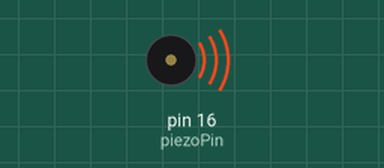
A sketch run on a simulated Arduino Uno, built with avr-gcc and run on an emulated ATmega328P. Shown: buzzer (waves = sounding).

Above: at 0.1 s.
At 13.2 s:
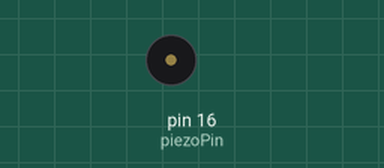
Timing chart, 0 to 14.7 s (numbered marks = the images above):
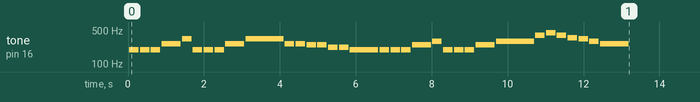

Measured:
- by itself, tone on pin 16 (piezoPin): plays 196 Hz for 0.25 s, 196 Hz for 0.25 s, 196 Hz for 0.25 s, 261 Hz for 0.50 s, 329 Hz for 0.25 s, 196 Hz for 0.25 s … (34 notes in this stretch)

The sketch:

La_Cucaracha_Ejemplo.ino
```cpp
int piezoPin = 16;
int tones[] = {196, 196, 196, 261.63, 329.63, 196, 196, 196, 261.63, 329.63, 261.63, 261.63, 246.94, 246.94, 220, 220, 196, 196, 196, 196, 246.94, 293.66, 196, 196, 196, 246.94, 293.66, 392, 440, 392, 349.23, 329.63, 293.66, 261.63};
int beats[] = {1, 1, 1, 2, 1, 1, 1, 1, 2, 4, 1, 1, 1, 1, 1, 1, 3, 1, 1, 1, 2, 1, 1, 1, 1, 2, 4, 1, 1, 1, 1, 1, 1, 3};
int Length = 34;
int tempo = 250;

void setup() {
  pinMode(piezoPin, OUTPUT);
}

void loop() {
  for(int i=0; i<Length; i++){
    noTone(piezoPin);
    delay(35);
    tone(piezoPin, tones[i]);
    delay(tempo*beats[i]);
  }
  noTone(piezoPin);
  delay(100000000);
}
```
